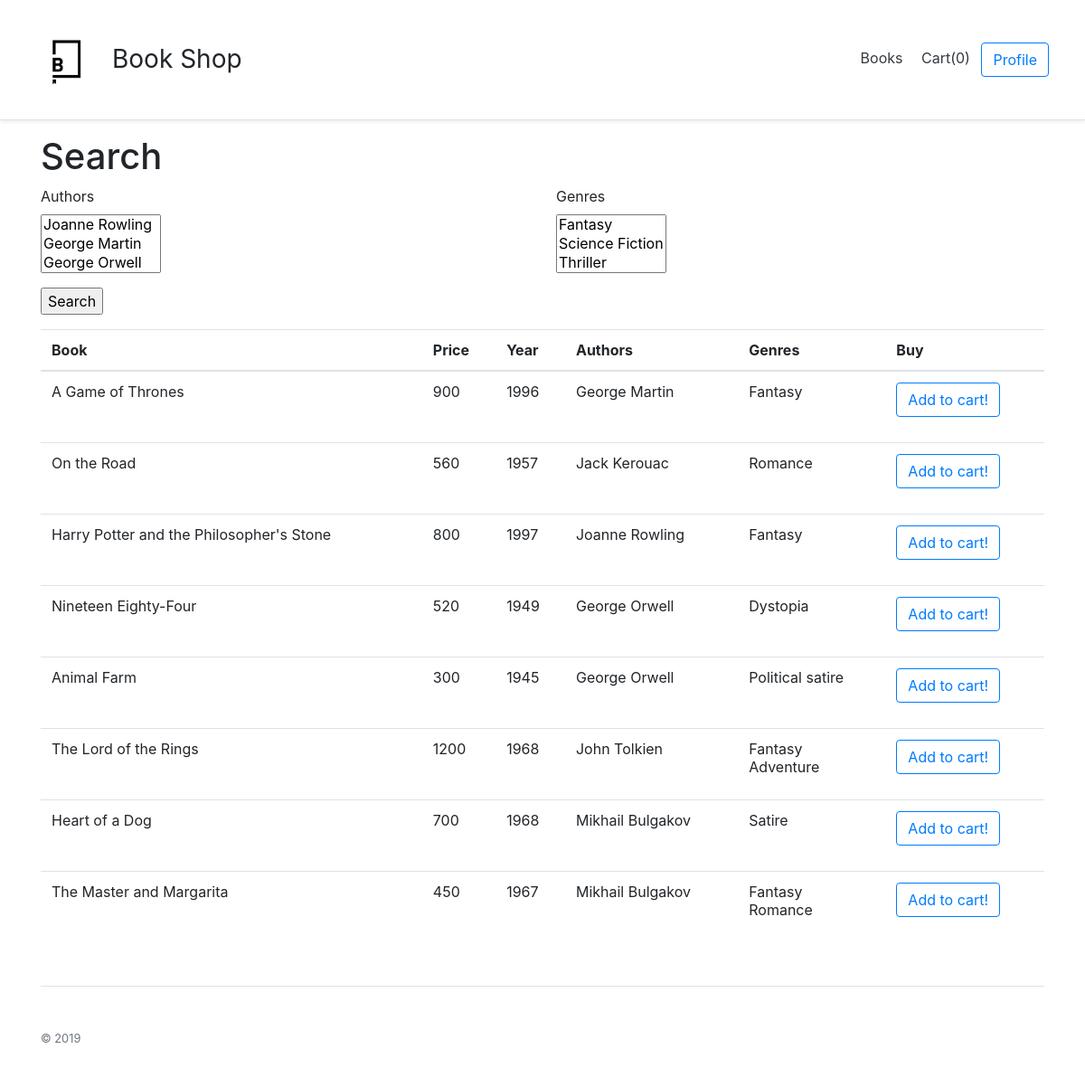
/index, run on the app's committed database.
### app/models.py (models this page shows)
class Book(db.Model):
    __tablename__ = "books"
    id = db.Column(db.Integer, primary_key=True)
    name = db.Column(db.String(100), index=True, unique=False)
    price = db.Column(db.Integer, index=True, unique=False)
    year = db.Column(db.Integer, index=True, unique=False)
    authors = db.relationship("Author", secondary=BookAuthor, back_populates="books")
    genres = db.relationship("Genre", secondary=BookGenre, back_populates="books")
    providerOrder = db.relationship("OrderPbooks", back_populates="book")
    customerOrder = db.relationship("OrderCbooks", back_populates="book")
    providerPrices = db.relationship("ProvPrices", back_populates="book")
    warehouse = db.relationship("Warehouse", uselist=False, back_populates="book")

class Author(db.Model):
    __tablename__ = "authors"
    id = db.Column(db.Integer, primary_key=True)
    name = db.Column(db.String(64), index=True, unique=False)
    surname = db.Column(db.String(64), index=True, unique=False)
    books = db.relationship("Book", secondary=BookAuthor, back_populates="authors")

class Genre(db.Model):
    __tablename__ = "genres"
    id = db.Column(db.Integer, primary_key=True)
    name = db.Column(db.String(64), index=True, unique=False)
    books = db.relationship("Book", secondary=BookGenre, back_populates="genres")

### app/routes.py (the view, shortened to what this page needs)
@app.route('/', methods=['GET', 'POST'])
@app.route('/index', methods=['GET', 'POST'])
def index():
    Search = BookSearch(prefix="Search")
    books = Book.query.all()
    Books = []
    for i in books:
        sum = 0
        orders = OrderCbooks.query.filter_by(BookId=i.id).all()
        for k in orders:
            sum+=k.numberOfBooks
        Books.append([i, sum])
    Books.sort(key=mysortBooks)
    Books.reverse()
    genres= [(c.id, c.name) for c in Genre.query.all()]
    authors= [(c.id, (c.name+' '+c.surname)) for c in Author.query.all()]
    Search.genres.choices = genres
    Search.authors.choices = authors
    length = len(Books)
    return render_template("index.html",emp=empl(), title='Home Page', books=Books, length=length, ses=sess(), Search=Search)

### app/forms.py
class BookSearch(FlaskForm):
    authors= SelectMultipleField('Authors', coerce=int)
    genres= SelectMultipleField('Genres', coerce=int)
    submit= SubmitField('Search')

### app/routes.py (called while the page is built)
def sess():
    if 'cart' in session:
        return len(session['cart'])
    else:
        return 0

def empl():
    if current_user.is_authenticated:
        if current_user.isEmployee:
            return 1
        else: return 0
    else: return 0

def mysortBooks(x):
    return x[1]

### app/templates/index.html (shortened to what this page needs)
{% extends "base.html" %}
{% block content %}
    <h1>Search</h1>
    <form action="" method="post">
        <div class="row">
          <div class="col-md">
            <p>
              {{ Search.authors.label }}<br>
              {{ Search.authors(size=3) }}<br>
            </p>
          </div>
          <div class="col-md">
            <p>
              {{ Search.genres.label }}<br>
              {{ Search.genres(size=3) }}<br>
            </p>
          </div>
        </div>
        <p>{{ Search.submit()}}</p>
    </form>
{% if length != 0 %}
<table class="table">
  <thead>
    <tr>
      <th scope="col">Book</th>
      <th scope="col">Price</th>
      <th scope="col">Year</th>
      <th scope="col">Authors</th>
      <th scope="col">Genres</th>
      <th scope="col">Buy</th>
    </tr>
    </thead>
    <tbody>
      {% for book in books %}
      <tr>
        <td>{{ book[0].name }}</td>
        <td>{{ book[0].price}}</td>
        <td>{{ book[0].year }}</td>
        <td>
        {% for author in book[0].authors %}
          {{ author.name +' '+ author.surname }}
          <br>
        {% endfor %}
        </td>
        <td>
        {% for genre in book[0].genres %}
          {{ genre.name }}
          <br>
        {% endfor %}
        </td>
        <td>
          <form action="{{ url_for('add') }}" method="post">
            <input type="submit" class="btn btn-outline-primary" value="Add to cart!"/>
          </form>
        </td>
       </tr>
{% endfor %}
  </tbody>
</table>
{% endif %}
{% endblock %}

### app/templates/base.html (shortened to what this page needs)
<html>
    <head>
      <link rel="stylesheet" href="https://stackpath.bootstrapcdn.com/bootstrap/4.3.1/css/bootstrap.min.css">
    </head>
    <body data-gr-c-s-loaded="true">
      <div class="d-flex flex-column flex-md-row align-items-center p-3 px-md-4 mb-3 bg-white border-bottom shadow-sm">
        <img src="/static/image/logo.png" style='width:100px'>
        <h3 class="my-0 mr-md-auto font-weight-normal">Book Shop</h3>
        <nav class="my-2 my-md-0 mr-md-3">
          <a class="p-2 text-dark" href="{{ url_for('index') }}">Books</a>
          <a class="p-2 text-dark" href="{{ url_for('cart') }}">Cart({{ ses }})</a>
          <a class="btn btn-outline-primary" href="{{ url_for('profile') }}">Profile</a>
        </nav>
      </div>
      <div class="container">
        {% block content %}{% endblock %}
      </div>
      <div class="container">
        <footer class="pt-4 my-md-5 pt-md-5 border-top">
          <div class="row">
            <div class="col-12 col-md">
              <small class="d-block mb-3 text-muted">© 2019</small>
            </div>
          </div>
        </footer>
      </div>
    </body>
</html>

### data on the page
Book: name "A Game of Thrones", price "900", year "1996"
Author: name+surname "George Martin"
Genre: name "Fantasy"
Book: name "On the Road", price "560", year "1957"
Author: name+surname "Jack Kerouac"
Genre: name "Romance"
Book: name "Harry Potter and the Philosopher's Stone", price "800", year "1997"
Author: name+surname "Joanne Rowling"
Book: name "Nineteen Eighty-Four", price "520", year "1949"
Author: name+surname "George Orwell"
Genre: name "Dystopia"
Book: name "Animal Farm", price "300", year "1945"
Genre: name "Political satire"
Book: name "The Lord of the Rings", price "1200", year "1968"
Author: name+surname "John Tolkien"
Genre: name "Adventure"
Book: name "Heart of a Dog", price "700", year "1968"
Author: name+surname "Mikhail Bulgakov"
Genre: name "Satire"
Book: name "The Master and Margarita", price "450", year "1967"

### other printed values
{{ ses }} "0"
{{ Search.authors.label }} "Authors"
{{ Search.genres.label }} "Genres"
